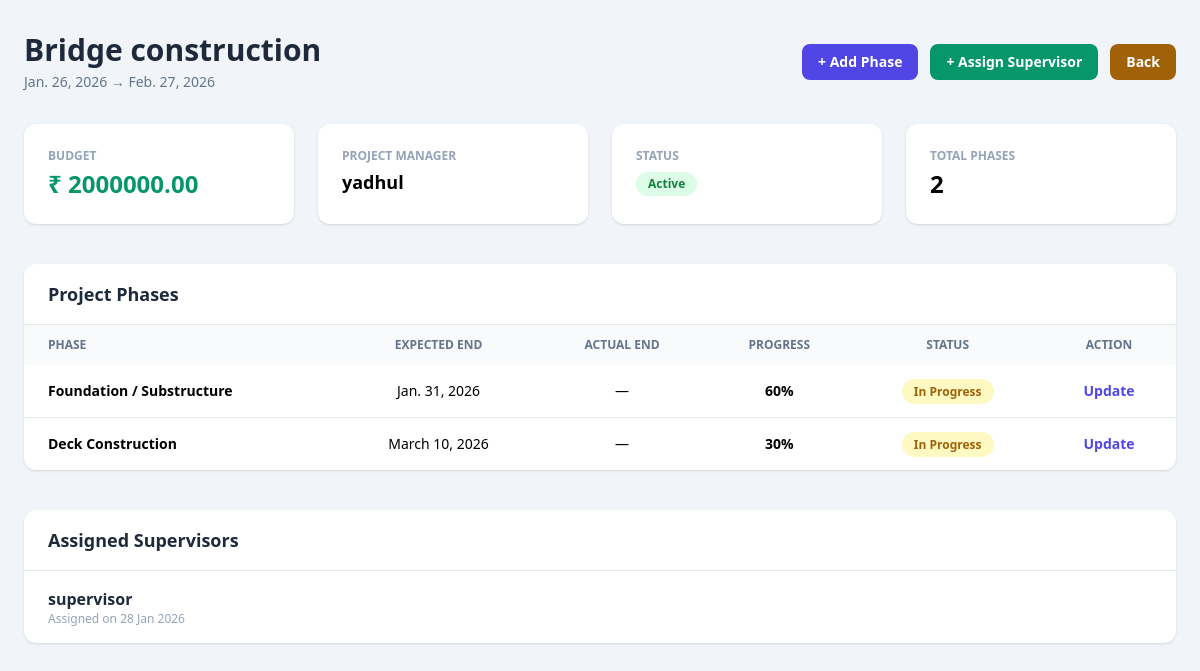
Screenshot of /construction/project/1/ (signed in) with the database file from the repository.
### construction/models.py (models this page shows, shortened)
class Project(models.Model):
    name = models.CharField(max_length=200)
    created_by = models.ForeignKey(
        User,
        on_delete=models.SET_NULL,
        null=True,
        related_name='created_projects'
    )
    manager = models.ForeignKey(
        User,
        on_delete=models.PROTECT,
        related_name='managed_projects',
        limit_choices_to={'role__name': 'Project Manager'}
    )
    start_date = models.DateField()
    end_date = models.DateField()
    budget = models.DecimalField(max_digits=15, decimal_places=2)
    is_active = models.BooleanField(default=True)
    created_at = models.DateTimeField(auto_now_add=True)

class ProjectPhase(models.Model):
    project = models.ForeignKey(
        Project,
        on_delete=models.CASCADE,
        related_name='phases'
    )
    phase_name = models.CharField(max_length=100)
    progress = models.PositiveIntegerField(
        default=0,
        validators=[
            MinValueValidator(0),
            MaxValueValidator(100)
        ]
    )
    expected_end = models.DateField()
    actual_end = models.DateField(null=True, blank=True)

class ProjectSupervisor(models.Model):
    project = models.ForeignKey(Project, on_delete=models.CASCADE)
    supervisor = models.ForeignKey(
        User,
        on_delete=models.CASCADE,
        limit_choices_to={'role__name': 'Supervisor'}
    )
    assigned_at = models.DateTimeField(auto_now_add=True)
    class Meta:
        unique_together = ('project', 'supervisor')

### accounts/models.py (models this page shows)
class User(AbstractUser):
    role = models.ForeignKey(
        Role,
        on_delete=models.PROTECT,
        null=True,
        blank=True
    )
    created_by = models.ForeignKey(
        'self',
        null=True,
        blank=True,
        on_delete=models.SET_NULL,
        related_name='created_users'
    )
    created_at = models.DateTimeField(auto_now_add=True)

### construction/views.py (the view)
# urls.py: path('project/<int:project_id>/', views.project_detail, name='project_detail'),
@login_required
def project_detail(request, project_id):
    project = Project.objects.get(id=project_id)
    phases = project.phases.all()
    supervisors = ProjectSupervisor.objects.filter(project=project)
    return render(request, 'construction/project_detail.html', {
        'project': project,
        'phases': phases,
        'supervisors': supervisors,
    })

### construction/templates/construction/project_detail.html (shortened to what this page needs)
<!DOCTYPE html>
<html lang="en">
<head>
    <script src="https://cdn.tailwindcss.com"></script>
</head>
<body class="bg-slate-100 min-h-screen">
<div class="max-w-7xl mx-auto px-6 py-8">
    <div class="flex flex-col md:flex-row justify-between md:items-center gap-4 mb-8">
        <div>
            <h1 class="text-3xl font-extrabold text-slate-800">
                {{ project.name }}
            </h1>
            <p class="text-sm text-slate-500 mt-1">
                {{ project.start_date }} → {{ project.end_date }}
            </p>
        </div>
        <div class="flex gap-3">
            <a href="{% url 'construction:add_phase' project.id %}"
               class="px-4 py-2 bg-indigo-600 text-white rounded-lg text-sm font-semibold hover:bg-indigo-700">
                + Add Phase
            </a>
            <a href="{% url 'construction:assign_supervisor' project.id %}"
               class="px-4 py-2 bg-emerald-600 text-white rounded-lg text-sm font-semibold hover:bg-emerald-700">
                + Assign Supervisor
            </a>
            <a href="{% url 'construction:construction_home' %}"
               class="px-4 py-2 bg-yellow-700 text-white rounded-lg text-sm font-semibold hover:bg-yellow-700">
                Back
            </a>
        </div>
    </div>
    <div class="grid grid-cols-1 md:grid-cols-4 gap-6 mb-10">
        <div class="bg-white p-6 rounded-xl shadow">
            <p class="text-xs uppercase text-slate-400 font-bold">Budget</p>
            <p class="text-2xl font-bold text-emerald-600 mt-1">
                ₹ {{ project.budget }}
            </p>
        </div>
        <div class="bg-white p-6 rounded-xl shadow">
            <p class="text-xs uppercase text-slate-400 font-bold">Project Manager</p>
            <p class="text-lg font-semibold mt-1">
                {{ project.manager.username }}
            </p>
        </div>
        <div class="bg-white p-6 rounded-xl shadow">
            <p class="text-xs uppercase text-slate-400 font-bold">Status</p>
            <span class="inline-block mt-2 px-3 py-1 rounded-full text-xs font-bold
                {% if project.is_active %}
                    bg-green-100 text-green-700
                {% else %}
                    bg-red-100 text-red-700
                {% endif %}
            ">
                {% if project.is_active %} Active {% else %} Inactive {% endif %}
            </span>
        </div>
        <div class="bg-white p-6 rounded-xl shadow">
            <p class="text-xs uppercase text-slate-400 font-bold">Total Phases</p>
            <p class="text-2xl font-bold mt-1">
                {{ project.phases.count }}
            </p>
        </div>
    </div>
    <div class="bg-white rounded-xl shadow mb-10">
        <div class="px-6 py-4 border-b">
            <h2 class="text-lg font-bold text-slate-800">
                Project Phases
            </h2>
        </div>
        <div class="overflow-x-auto">
            <table class="w-full text-sm">
                <thead class="bg-slate-50 text-xs uppercase text-slate-500 font-bold">
                    <tr>
                        <th class="px-6 py-3 text-left">Phase</th>
                        <th class="px-6 py-3 text-center">Expected End</th>
                        <th class="px-6 py-3 text-center">Actual End</th>
                        <th class="px-6 py-3 text-center">Progress</th>
                        <th class="px-6 py-3 text-center">Status</th>
                        <th class="px-6 py-3 text-center">Action</th>
                    </tr>
                </thead>
                <tbody class="divide-y">
                    {% for phase in phases %}
                    <tr class="hover:bg-slate-50">
                        <td class="px-6 py-4 font-semibold">
                            {{ phase.phase_name }}
                        </td>
                        <td class="px-6 py-4 text-center">
                            {{ phase.expected_end }}
                        </td>
                        <td class="px-6 py-4 text-center">
                            {{ phase.actual_end|default:"—" }}
                        </td>
                        <td class="px-6 py-4 text-center font-bold">
                            {{ phase.progress }}%
                        </td>
                        <td class="px-6 py-4 text-center">
                            {% if phase.actual_end and phase.actual_end > phase.expected_end %}
                                <span class="px-3 py-1 rounded-full bg-red-100 text-red-700 text-xs font-bold">
                                    Delayed
                                </span>
                            {% elif phase.progress == 100 %}
                                <span class="px-3 py-1 rounded-full bg-green-100 text-green-700 text-xs font-bold">
                                    Completed
                                </span>
                            {% else %}
                                <span class="px-3 py-1 rounded-full bg-yellow-100 text-yellow-700 text-xs font-bold">
                                    In Progress
                                </span>
                            {% endif %}
                        </td>
                        <td class="px-6 py-4 text-center">
                            <a href="{% url 'construction:update_phase' phase.id %}"
                               class="text-indigo-600 font-bold hover:underline">
                                Update
                            </a>
                        </td>
                    </tr>
                    {% empty %}
                    <tr>
                        <td colspan="6" class="px-6 py-6 text-center text-slate-400">
                            No phases added yet.
                        </td>
                    </tr>
                    {% endfor %}
                </tbody>
            </table>
        </div>
    </div>
    <div class="bg-white rounded-xl shadow">
        <div class="px-6 py-4 border-b">
            <h2 class="text-lg font-bold text-slate-800">
                Assigned Supervisors
            </h2>
        </div>
        <ul class="divide-y">
            {% for ps in supervisors %}
            <li class="px-6 py-4 flex justify-between items-center">
                <div>
                    <p class="font-semibold text-slate-800">
                        {{ ps.supervisor.username }}
                    </p>
                    <p class="text-xs text-slate-400">
                        Assigned on {{ ps.assigned_at|date:"d M Y" }}
                    </p>
                </div>
            </li>
            {% empty %}
            <li class="px-6 py-6 text-center text-slate-400">
                No supervisors assigned yet.
            </li>
            {% endfor %}
        </ul>
    </div>
</div>
</body>
</html>

### rows the page displays
Project: name "Bridge construction", start_date "Jan. 26, 2026", end_date "Feb. 27, 2026", budget "2000000.00", manager.username "yadhul", phases.count "2"
ProjectPhase: phase_name "Foundation / Substructure", expected_end "Jan. 31, 2026", actual_end "—", progress "60", shows "In Progress"
ProjectPhase: phase_name "Deck Construction", expected_end "March 10, 2026", actual_end "—", progress "30", shows "In Progress"
ProjectSupervisor: supervisor.username "supervisor", assigned_at "28 Jan 2026"
